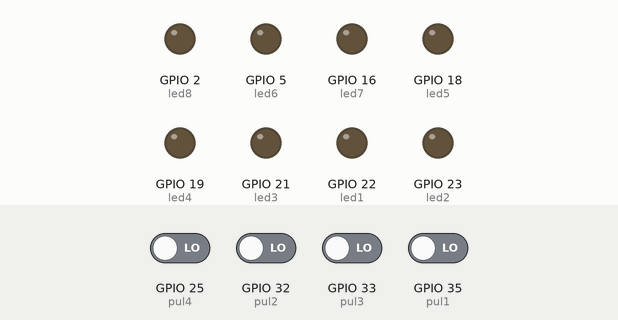
The program below on a simulated ESP32. Parts: output pins drawn as LEDs (lit = HIGH). Dashed ring = blinking. Inputs (shaded band) come from the test bench; at power-on: GPIO 25 (pul4), GPIO 32 (pul2), GPIO 33 (pul3), GPIO 35 (pul1) LOW.

Above: at 1.2 s.
1.3 s: GPIO 25 (pul4) driven HIGH
At 2.0 s:
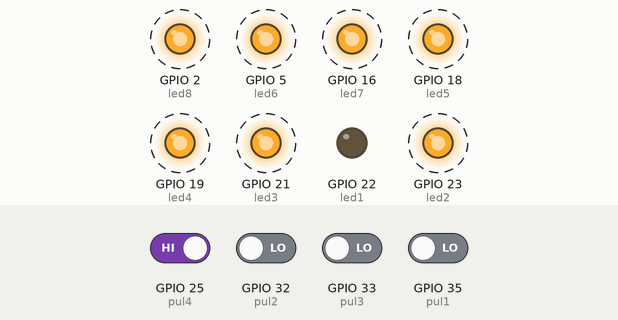
4.3 s: GPIO 32 (pul2) driven HIGH
7.3 s: GPIO 32 (pul2) driven LOW
10.3 s: GPIO 35 (pul1) driven HIGH
At 10.9 s:
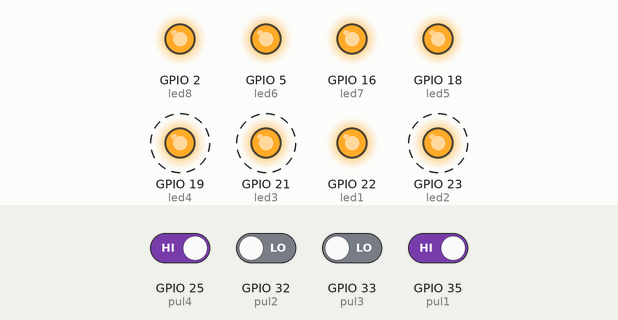
13.3 s: GPIO 35 (pul1) driven LOW
At 16.9 s:
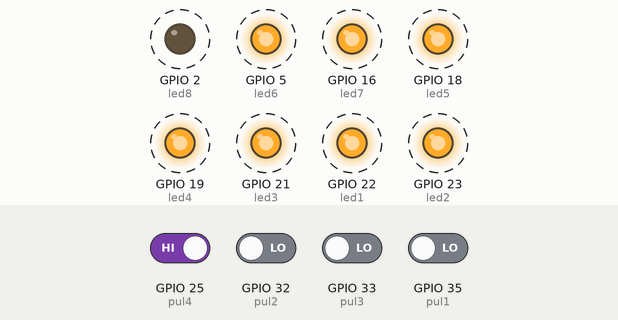
Timing chart, 0 to 17.3 s (numbered marks = the images above; inputs shaded):
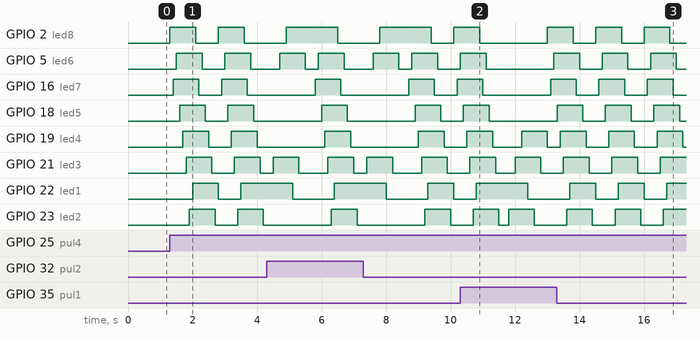

The program:

main.cpp
```cpp
#include <Arduino.h>

#define led1 22
#define pul1 35
#define led2 23
#define pul2 32
#define led3 21
#define pul3 33
#define led4 19
#define pul4 25
#define led5 18
#define led6 5
#define led7 16
#define led8 2

void setup()
{
  Serial.begin(115200);
  pinMode(led1, OUTPUT);
  pinMode(led2, OUTPUT);
  pinMode(led3, OUTPUT);
  pinMode(led4, OUTPUT);
  pinMode(led5, OUTPUT);
  pinMode(led6, OUTPUT);
  pinMode(led7, OUTPUT);
  pinMode(led8, OUTPUT);
}

void loop()
{
  if ((digitalRead(pul1)) == HIGH)
  {
    digitalWrite(led1, 1);
    delay(200);
    digitalWrite(led2, 1);
    delay(200);
    digitalWrite(led3, 1);
    delay(200);
    digitalWrite(led4, 1);
    delay(200);
    digitalWrite(led1, 0);
    delay(200);
    digitalWrite(led2, 0);
    delay(200);
    digitalWrite(led3, 0);
    delay(200);
    digitalWrite(led4, 0);
  }
  else if ((digitalRead(pul1)) == LOW)
  {
    digitalWrite(led1, 0);
    digitalWrite(led2, 0);
    digitalWrite(led3, 0);
    digitalWrite(led4, 0);
  }
  if ((digitalRead(pul2)) == HIGH)
  {
    digitalWrite(led1, 1);
    delay(200);
    digitalWrite(led3, 1);
    delay(200);
    digitalWrite(led6, 1);
    delay(200);
    digitalWrite(led8, 1);
    delay(200);
    digitalWrite(led1, 0);
    delay(200);
    digitalWrite(led3, 0);
    delay(200);
    digitalWrite(led6, 0);
    delay(200);
    digitalWrite(led8, 0);
  }
  else if ((digitalRead(pul2)) == LOW)
  {
    digitalWrite(led1, 0);
    digitalWrite(led3, 0);
    digitalWrite(led6, 0);
    digitalWrite(led8, 0);
  }
  if ((digitalRead(pul3)) == HIGH)
  {
    digitalWrite(led1, 1);
    delay(500);
    digitalWrite(led2, 1);
    delay(500);
    digitalWrite(led3, 1);
    delay(500);
    digitalWrite(led4, 1);
    delay(500);
    digitalWrite(led5, 1);
    delay(500);
    digitalWrite(led6, 1);
    delay(500);
    digitalWrite(led7, 1);
    delay(500);
    digitalWrite(led8, 1);
    delay(500);
    digitalWrite(led1, 0);
    delay(500);
    digitalWrite(led2, 0);
    delay(500);
    digitalWrite(led3, 0);
    delay(500);
    digitalWrite(led4, 0);
    delay(500);
    digitalWrite(led5, 0);
    delay(500);
    digitalWrite(led6, 0);
    delay(500);
    digitalWrite(led7, 0);
    delay(500);
    digitalWrite(led8, 0);
  }
  else if ((digitalRead(pul3)) == LOW)
  {
    digitalWrite(led1, 0);
    digitalWrite(led2, 0);
    digitalWrite(led3, 0);
    digitalWrite(led4, 0);
    digitalWrite(led5, 0);
    digitalWrite(led6, 0);
    digitalWrite(led7, 0);
    digitalWrite(led8, 0);
  }
  if ((digitalRead(pul4)) == HIGH)
  {
    digitalWrite(led8, 1);
    delay(100);
    digitalWrite(led7, 1);
    delay(100);
    digitalWrite(led6, 1);
    delay(100);
    digitalWrite(led5, 1);
    delay(100);
    digitalWrite(led4, 1);
    delay(100);
    digitalWrite(led3, 1);
    delay(100);
    digitalWrite(led2, 1);
    delay(100);
    digitalWrite(led1, 1);
    delay(100);
    digitalWrite(led8, 0);
    delay(100);
    digitalWrite(led7, 0);
    delay(100);
    digitalWrite(led6, 0);
    delay(100);
    digitalWrite(led5, 0);
    delay(100);
    digitalWrite(led4, 0);
    delay(100);
    digitalWrite(led3, 0);
    delay(100);
    digitalWrite(led2, 0);
    delay(100);
    digitalWrite(led1, 0);
  }
  else if ((digitalRead(pul4)) == LOW)
  {
    digitalWrite(led1, 0);
    digitalWrite(led2, 0);
    digitalWrite(led3, 0);
    digitalWrite(led4, 0);
    digitalWrite(led5, 0);
    digitalWrite(led6, 0);
    digitalWrite(led7, 0);
    digitalWrite(led8, 0);
  }
  else
  {
    delay(300);
  }
}
```

Measured:
- after the input at 1.3 s, GPIO 2 (led8): alternates HIGH for 0.80 s and LOW for 0.70 s, starting at once; GPIO 5 (led6): alternates HIGH for 0.80 s and LOW for 0.70 s, starting after 0.20 s
- after the input at 10.3 s, GPIO 18 (led5): goes on until 11.2 s, then stays LOW; GPIO 23 (led2): LOW → HIGH after 1.5 s, → LOW 0.80 s later
- after the input at 13.3 s, GPIO 18 (led5): alternates HIGH for 0.80 s and LOW for 0.70 s, starting after 1.5 s
